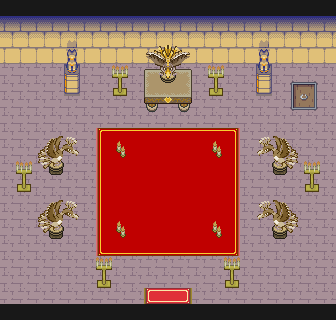

Below is a game level as drawn by its tile map, then a one-line description and the .tmx that defines it (tile-layer data replaced by summaries):
An orthogonal 21x20 tile map with 16x16 px tiles, 8 tile layers (sol, tapis, statue, NONE, ...), 4 tilesets and 21 objects (17x collision, pyr_map, spawn_map_pyr, pyr_trappe, spawn_trappe).

<map version="1.9" tiledversion="1.9.2" orientation="orthogonal" renderorder="right-down" width="21" height="20" tilewidth="16" tileheight="16" infinite="0" nextlayerid="21" nextobjectid="39">
 <editorsettings>
  <export format="tmx" />
 </editorsettings>
 <tileset firstgid="1" source="big_tileset.tsx" />
 <tileset firstgid="12289" source="indoor2.tsx" />
 <tileset firstgid="18433" source="../tsx/Overworld.tsx" />
 <tileset firstgid="19873" source="../tsx/interior.tsx" />
 <layer id="1" name="sol" width="21" height="20">
  <data>[420 cells, 420 non-empty, 5 distinct tile ids]</data>
 </layer>
 <layer id="3" name="tapis" width="21" height="20">
  <data>[420 cells, 309 non-empty, 16 distinct tile ids]</data>
 </layer>
 <layer id="5" name="statue" width="21" height="20">
  <data>[420 cells, 40 non-empty, 21 distinct tile ids]</data>
 </layer>
 <layer id="15" name="NONE" width="21" height="20">
  <data>[420 cells, 0 non-empty, 0 distinct tile ids]</data>
 </layer>
 <layer id="19" name="Copie de NONE" width="21" height="20">
  <data>[420 cells, 0 non-empty, 0 distinct tile ids]</data>
 </layer>
 <layer id="18" name="Copie de NONE" width="21" height="20">
  <data>[420 cells, 0 non-empty, 0 distinct tile ids]</data>
 </layer>
 <layer id="16" name="Copie de NONE" width="21" height="20">
  <data>[420 cells, 0 non-empty, 0 distinct tile ids]</data>
 </layer>
 <group id="8" name="over" />
 <layer id="4" name="statue2" width="21" height="20">
  <data>[420 cells, 78 non-empty, 27 distinct tile ids]</data>
 </layer>
 <objectgroup id="7" name="Objects">
  <object id="1" name="pyr_map" x="146.583" y="294" width="42.3333" height="9" />
  <object id="3" name="spawn_map_pyr" x="169.5" y="255.479">
   <point />
  </object>
  <object id="4" name="collision" x="142.583" y="75.6667" width="51.0833" height="35.3333" />
  <object id="5" name="collision" x="0" y="12.6667" width="345.333" height="50.5455" />
  <object id="6" name="collision" x="330.917" y="28" width="39.75" height="276.667" />
  <object id="7" name="collision" x="-42" y="303.333" width="404.667" height="20.6667" />
  <object id="8" name="collision" x="-34.6667" y="13.3333" width="38.7083" height="303.333" />
  <object id="15" name="collision" x="48.5" y="160.918" width="14.875" height="14.5815" />
  <object id="16" name="collision" x="272.594" y="224.655" width="14.625" height="14.2826" />
  <object id="18" name="collision" x="48.163" y="224.359" width="15.8533" height="14.4565" />
  <object id="20" name="pyr_trappe" x="291.5" y="82.5" width="24" height="26" />
  <object id="21" name="spawn_trappe" x="297.958" y="87.9828">
   <point />
  </object>
  <object id="22" name="collision" x="272.688" y="161.041" width="14.625" height="14.2826" />
  <object id="28" name="collision" x="116.361" y="82.1304" width="7.45109" height="13.4239" />
  <object id="29" name="collision" x="212.274" y="81.6176" width="7.45109" height="13.6739" />
  <object id="30" name="collision" x="308.093" y="177.646" width="7.45109" height="13.7364" />
  <object id="31" name="collision" x="228.456" y="273.567" width="7.45109" height="13.9065" />
  <object id="32" name="collision" x="100.365" y="274.323" width="7.45109" height="12.7902" />
  <object id="33" name="collision" x="20.2745" y="178.402" width="7.45109" height="12.7989" />
  <object id="36" name="collision" x="62.9683" y="62.7138" width="17.75" height="30.519" />
  <object id="38" name="collision" x="254.943" y="62.195" width="17.75" height="32.3372" />
 </objectgroup>
</map>
